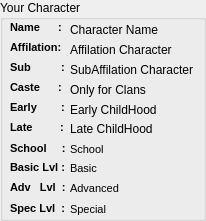
   <widget class="QGroupBox" name="groupBox_21">
    <property name="geometry">
     <rect>
      <x>540</x>
      <y>270</y>
      <width>206</width>
      <height>221</height>
     </rect>
    </property>
    <property name="title">
     <string>Your Character</string>
    </property>
    <widget class="QLabel" name="label_47">
     <property name="geometry">
      <rect>
       <x>10</x>
       <y>20</y>
       <width>61</width>
       <height>16</height>
      </rect>
     </property>
     <property name="text">
      <string>&lt;!DOCTYPE HTML PUBLIC &quot;-//W3C//DTD HTML 4.0//EN&quot; &quot;http://www.w3.org/TR/REC-html40/strict.dtd&quot;&gt;
&lt;html&gt;&lt;head&gt;&lt;meta name=&quot;qrichtext&quot; content=&quot;1&quot; /&gt;&lt;style type=&quot;text/css&quot;&gt;
p, li { white-space: pre-wrap; }
&lt;/style&gt;&lt;/head&gt;&lt;body style=&quot; font-family:'MS Shell Dlg 2'; font-size:8.25pt; font-weight:400; font-style:normal;&quot;&gt;
&lt;p align=&quot;justify&quot; style=&quot; margin-top:0px; margin-bottom:0px; margin-left:0px; margin-right:0px; -qt-block-indent:0; text-indent:0px;&quot;&gt;&lt;span style=&quot; font-size:8pt; font-weight:600;&quot;&gt;Name      :&lt;/span&gt;&lt;/p&gt;&lt;/body&gt;&lt;/html&gt;</string>
     </property>
    </widget>
    <widget class="QLabel" name="S4NameLabel">
     <property name="geometry">
      <rect>
       <x>70</x>
       <y>20</y>
       <width>131</width>
       <height>20</height>
      </rect>
     </property>
     <property name="text">
      <string>Character Name</string>
     </property>
    </widget>
    <widget class="QLabel" name="label_48">
     <property name="geometry">
      <rect>
       <x>10</x>
       <y>40</y>
       <width>61</width>
       <height>16</height>
      </rect>
     </property>
     <property name="text">
      <string>&lt;!DOCTYPE HTML PUBLIC &quot;-//W3C//DTD HTML 4.0//EN&quot; &quot;http://www.w3.org/TR/REC-html40/strict.dtd&quot;&gt;
&lt;html&gt;&lt;head&gt;&lt;meta name=&quot;qrichtext&quot; content=&quot;1&quot; /&gt;&lt;style type=&quot;text/css&quot;&gt;
p, li { white-space: pre-wrap; }
&lt;/style&gt;&lt;/head&gt;&lt;body style=&quot; font-family:'MS Shell Dlg 2'; font-size:8.25pt; font-weight:400; font-style:normal;&quot;&gt;
&lt;p style=&quot; margin-top:0px; margin-bottom:0px; margin-left:0px; margin-right:0px; -qt-block-indent:0; text-indent:0px;&quot;&gt;&lt;span style=&quot; font-size:8pt; font-weight:600;&quot;&gt;Affilation:&lt;/span&gt;&lt;/p&gt;&lt;/body&gt;&lt;/html&gt;</string>
     </property>
    </widget>
    <widget class="QLabel" name="S4AffLabel">
     <property name="geometry">
      <rect>
       <x>70</x>
       <y>40</y>
       <width>131</width>
       <height>20</height>
      </rect>
     </property>
     <property name="text">
      <string>Affilation Character</string>
     </property>
    </widget>
    <widget class="QLabel" name="label_49">
     <property name="geometry">
      <rect>
       <x>10</x>
       <y>60</y>
       <width>61</width>
       <height>16</height>
      </rect>
     </property>
     <property name="text">
      <string>&lt;!DOCTYPE HTML PUBLIC &quot;-//W3C//DTD HTML 4.0//EN&quot; &quot;http://www.w3.org/TR/REC-html40/strict.dtd&quot;&gt;
&lt;html&gt;&lt;head&gt;&lt;meta name=&quot;qrichtext&quot; content=&quot;1&quot; /&gt;&lt;style type=&quot;text/css&quot;&gt;
p, li { white-space: pre-wrap; }
&lt;/style&gt;&lt;/head&gt;&lt;body style=&quot; font-family:'MS Shell Dlg 2'; font-size:8.25pt; font-weight:400; font-style:normal;&quot;&gt;
&lt;p style=&quot; margin-top:0px; margin-bottom:0px; margin-left:0px; margin-right:0px; -qt-block-indent:0; text-indent:0px;&quot;&gt;&lt;span style=&quot; font-size:8pt; font-weight:600;&quot;&gt;Sub          :&lt;/span&gt;&lt;/p&gt;&lt;/body&gt;&lt;/html&gt;</string>
     </property>
    </widget>
    <widget class="QLabel" name="S4SubAffLabel">
     <property name="geometry">
      <rect>
       <x>70</x>
       <y>60</y>
       <width>131</width>
       <height>20</height>
      </rect>
     </property>
     <property name="text">
      <string>SubAffilation Character</string>
     </property>
    </widget>
    <widget class="QLabel" name="label_50">
     <property name="geometry">
      <rect>
       <x>10</x>
       <y>80</y>
       <width>61</width>
       <height>16</height>
      </rect>
     </property>
     <property name="text">
      <string>&lt;!DOCTYPE HTML PUBLIC &quot;-//W3C//DTD HTML 4.0//EN&quot; &quot;http://www.w3.org/TR/REC-html40/strict.dtd&quot;&gt;
&lt;html&gt;&lt;head&gt;&lt;meta name=&quot;qrichtext&quot; content=&quot;1&quot; /&gt;&lt;style type=&quot;text/css&quot;&gt;
p, li { white-space: pre-wrap; }
&lt;/style&gt;&lt;/head&gt;&lt;body style=&quot; font-family:'MS Shell Dlg 2'; font-size:8.25pt; font-weight:400; font-style:normal;&quot;&gt;
&lt;p style=&quot; margin-top:0px; margin-bottom:0px; margin-left:0px; margin-right:0px; -qt-block-indent:0; text-indent:0px;&quot;&gt;&lt;span style=&quot; font-size:8pt; font-weight:600;&quot;&gt;Caste      :&lt;/span&gt;&lt;/p&gt;&lt;/body&gt;&lt;/html&gt;</string>
     </property>
    </widget>
    <widget class="QLabel" name="S4CasteLabel">
     <property name="geometry">
      <rect>
       <x>70</x>
       <y>80</y>
       <width>131</width>
       <height>20</height>
      </rect>
     </property>
     <property name="text">
      <string>Only for Clans</string>
     </property>
    </widget>
    <widget class="QLabel" name="label_51">
     <property name="geometry">
      <rect>
       <x>10</x>
       <y>100</y>
       <width>61</width>
       <height>16</height>
      </rect>
     </property>
     <property name="text">
      <string>&lt;!DOCTYPE HTML PUBLIC &quot;-//W3C//DTD HTML 4.0//EN&quot; &quot;http://www.w3.org/TR/REC-html40/strict.dtd&quot;&gt;
&lt;html&gt;&lt;head&gt;&lt;meta name=&quot;qrichtext&quot; content=&quot;1&quot; /&gt;&lt;style type=&quot;text/css&quot;&gt;
p, li { white-space: pre-wrap; }
&lt;/style&gt;&lt;/head&gt;&lt;body style=&quot; font-family:'MS Shell Dlg 2'; font-size:8.25pt; font-weight:400; font-style:normal;&quot;&gt;
&lt;p style=&quot; margin-top:0px; margin-bottom:0px; margin-left:0px; margin-right:0px; -qt-block-indent:0; text-indent:0px;&quot;&gt;&lt;span style=&quot; font-size:8pt; font-weight:600;&quot;&gt;Early        :&lt;/span&gt;&lt;/p&gt;&lt;/body&gt;&lt;/html&gt;</string>
     </property>
    </widget>
    <widget class="QLabel" name="S4EarlyLabel">
     <property name="geometry">
      <rect>
       <x>70</x>
       <y>100</y>
       <width>131</width>
       <height>20</height>
      </rect>
     </property>
     <property name="text">
      <string>Early ChildHood</string>
     </property>
    </widget>
    <widget class="QLabel" name="label_52">
     <property name="geometry">
      <rect>
       <x>10</x>
       <y>120</y>
       <width>61</width>
       <height>16</height>
      </rect>
     </property>
     <property name="text">
      <string>&lt;!DOCTYPE HTML PUBLIC &quot;-//W3C//DTD HTML 4.0//EN&quot; &quot;http://www.w3.org/TR/REC-html40/strict.dtd&quot;&gt;
&lt;html&gt;&lt;head&gt;&lt;meta name=&quot;qrichtext&quot; content=&quot;1&quot; /&gt;&lt;style type=&quot;text/css&quot;&gt;
p, li { white-space: pre-wrap; }
&lt;/style&gt;&lt;/head&gt;&lt;body style=&quot; font-family:'MS Shell Dlg 2'; font-size:8.25pt; font-weight:400; font-style:normal;&quot;&gt;
&lt;p style=&quot; margin-top:0px; margin-bottom:0px; margin-left:0px; margin-right:0px; -qt-block-indent:0; text-indent:0px;&quot;&gt;&lt;span style=&quot; font-size:8pt; font-weight:600;&quot;&gt;Late         :&lt;/span&gt;&lt;/p&gt;&lt;/body&gt;&lt;/html&gt;</string>
     </property>
    </widget>
    <widget class="QLabel" name="S4LateLabel">
     <property name="geometry">
      <rect>
       <x>70</x>
       <y>119</y>
       <width>131</width>
       <height>20</height>
      </rect>
     </property>
     <property name="text">
      <string>Late ChildHood</string>
     </property>
    </widget>
    <widget class="QLabel" name="label_53">
     <property name="geometry">
      <rect>
       <x>10</x>
       <y>141</y>
       <width>61</width>
       <height>16</height>
      </rect>
     </property>
     <property name="text">
      <string>&lt;!DOCTYPE HTML PUBLIC &quot;-//W3C//DTD HTML 4.0//EN&quot; &quot;http://www.w3.org/TR/REC-html40/strict.dtd&quot;&gt;
&lt;html&gt;&lt;head&gt;&lt;meta name=&quot;qrichtext&quot; content=&quot;1&quot; /&gt;&lt;style type=&quot;text/css&quot;&gt;
p, li { white-space: pre-wrap; }
&lt;/style&gt;&lt;/head&gt;&lt;body style=&quot; font-family:'MS Shell Dlg 2'; font-size:8.25pt; font-weight:400; font-style:normal;&quot;&gt;
&lt;p style=&quot; margin-top:0px; margin-bottom:0px; margin-left:0px; margin-right:0px; -qt-block-indent:0; text-indent:0px;&quot;&gt;&lt;span style=&quot; font-size:8pt; font-weight:600;&quot;&gt;School     :&lt;/span&gt;&lt;/p&gt;&lt;/body&gt;&lt;/html&gt;</string>
     </property>
    </widget>
    <widget class="QLabel" name="S4SchoolLabel">
     <property name="geometry">
      <rect>
       <x>70</x>
       <y>140</y>
       <width>131</width>
       <height>20</height>
      </rect>
     </property>
     <property name="text">
      <string>&lt;!DOCTYPE HTML PUBLIC &quot;-//W3C//DTD HTML 4.0//EN&quot; &quot;http://www.w3.org/TR/REC-html40/strict.dtd&quot;&gt;
&lt;html&gt;&lt;head&gt;&lt;meta name=&quot;qrichtext&quot; content=&quot;1&quot; /&gt;&lt;style type=&quot;text/css&quot;&gt;
p, li { white-space: pre-wrap; }
&lt;/style&gt;&lt;/head&gt;&lt;body style=&quot; font-family:'MS Shell Dlg 2'; font-size:8.25pt; font-weight:400; font-style:normal;&quot;&gt;
&lt;p style=&quot; margin-top:0px; margin-bottom:0px; margin-left:0px; margin-right:0px; -qt-block-indent:0; text-indent:0px;&quot;&gt;&lt;span style=&quot; font-size:8pt;&quot;&gt;School&lt;/span&gt;&lt;/p&gt;&lt;/body&gt;&lt;/html&gt;</string>
     </property>
    </widget>
    <widget class="QLabel" name="S4BasicSchoolLabel">
     <property name="geometry">
      <rect>
       <x>70</x>
       <y>159</y>
       <width>131</width>
       <height>20</height>
      </rect>
     </property>
     <property name="text">
      <string>&lt;!DOCTYPE HTML PUBLIC &quot;-//W3C//DTD HTML 4.0//EN&quot; &quot;http://www.w3.org/TR/REC-html40/strict.dtd&quot;&gt;
&lt;html&gt;&lt;head&gt;&lt;meta name=&quot;qrichtext&quot; content=&quot;1&quot; /&gt;&lt;style type=&quot;text/css&quot;&gt;
p, li { white-space: pre-wrap; }
&lt;/style&gt;&lt;/head&gt;&lt;body style=&quot; font-family:'MS Shell Dlg 2'; font-size:8.25pt; font-weight:400; font-style:normal;&quot;&gt;
&lt;p style=&quot; margin-top:0px; margin-bottom:0px; margin-left:0px; margin-right:0px; -qt-block-indent:0; text-indent:0px;&quot;&gt;&lt;span style=&quot; font-size:8pt;&quot;&gt;Basic&lt;/span&gt;&lt;/p&gt;&lt;/body&gt;&lt;/html&gt;</string>
     </property>
    </widget>
    <widget class="QLabel" name="label_54">
     <property name="geometry">
      <rect>
       <x>10</x>
       <y>160</y>
       <width>61</width>
       <height>16</height>
      </rect>
     </property>
     <property name="text">
      <string>&lt;!DOCTYPE HTML PUBLIC &quot;-//W3C//DTD HTML 4.0//EN&quot; &quot;http://www.w3.org/TR/REC-html40/strict.dtd&quot;&gt;
&lt;html&gt;&lt;head&gt;&lt;meta name=&quot;qrichtext&quot; content=&quot;1&quot; /&gt;&lt;style type=&quot;text/css&quot;&gt;
p, li { white-space: pre-wrap; }
&lt;/style&gt;&lt;/head&gt;&lt;body style=&quot; font-family:'MS Shell Dlg 2'; font-size:8.25pt; font-weight:400; font-style:normal;&quot;&gt;
&lt;p style=&quot; margin-top:0px; margin-bottom:0px; margin-left:0px; margin-right:0px; -qt-block-indent:0; text-indent:0px;&quot;&gt;&lt;span style=&quot; font-size:8pt; font-weight:600;&quot;&gt;Basic Lvl :&lt;/span&gt;&lt;/p&gt;&lt;/body&gt;&lt;/html&gt;</string>
     </property>
    </widget>
    <widget class="QLabel" name="S4AdvSchoolLabel">
     <property name="geometry">
      <rect>
       <x>70</x>
       <y>179</y>
       <width>131</width>
       <height>20</height>
      </rect>
     </property>
     <property name="text">
      <string>&lt;!DOCTYPE HTML PUBLIC &quot;-//W3C//DTD HTML 4.0//EN&quot; &quot;http://www.w3.org/TR/REC-html40/strict.dtd&quot;&gt;
&lt;html&gt;&lt;head&gt;&lt;meta name=&quot;qrichtext&quot; content=&quot;1&quot; /&gt;&lt;style type=&quot;text/css&quot;&gt;
p, li { white-space: pre-wrap; }
&lt;/style&gt;&lt;/head&gt;&lt;body style=&quot; font-family:'MS Shell Dlg 2'; font-size:8.25pt; font-weight:400; font-style:normal;&quot;&gt;
&lt;p style=&quot; margin-top:0px; margin-bottom:0px; margin-left:0px; margin-right:0px; -qt-block-indent:0; text-indent:0px;&quot;&gt;&lt;span style=&quot; font-size:8pt;&quot;&gt;Advanced&lt;/span&gt;&lt;/p&gt;&lt;/body&gt;&lt;/html&gt;</string>
     </property>
    </widget>
    <widget class="QLabel" name="label_55">
     <property name="geometry">
      <rect>
       <x>10</x>
       <y>180</y>
       <width>61</width>
       <height>16</height>
      </rect>
     </property>
     <property name="text">
      <string>&lt;!DOCTYPE HTML PUBLIC &quot;-//W3C//DTD HTML 4.0//EN&quot; &quot;http://www.w3.org/TR/REC-html40/strict.dtd&quot;&gt;
&lt;html&gt;&lt;head&gt;&lt;meta name=&quot;qrichtext&quot; content=&quot;1&quot; /&gt;&lt;style type=&quot;text/css&quot;&gt;
p, li { white-space: pre-wrap; }
&lt;/style&gt;&lt;/head&gt;&lt;body style=&quot; font-family:'MS Shell Dlg 2'; font-size:8.25pt; font-weight:400; font-style:normal;&quot;&gt;
&lt;p style=&quot; margin-top:0px; margin-bottom:0px; margin-left:0px; margin-right:0px; -qt-block-indent:0; text-indent:0px;&quot;&gt;&lt;span style=&quot; font-size:8pt; font-weight:600;&quot;&gt;Adv   Lvl  :&lt;/span&gt;&lt;/p&gt;&lt;/body&gt;&lt;/html&gt;</string>
     </property>
    </widget>
    <widget class="QLabel" name="label_56">
     <property name="geometry">
      <rect>
       <x>10</x>
       <y>201</y>
       <width>61</width>
       <height>16</height>
      </rect>
     </property>
     <property name="text">
      <string>&lt;!DOCTYPE HTML PUBLIC &quot;-//W3C//DTD HTML 4.0//EN&quot; &quot;http://www.w3.org/TR/REC-html40/strict.dtd&quot;&gt;
&lt;html&gt;&lt;head&gt;&lt;meta name=&quot;qrichtext&quot; content=&quot;1&quot; /&gt;&lt;style type=&quot;text/css&quot;&gt;
p, li { white-space: pre-wrap; }
&lt;/style&gt;&lt;/head&gt;&lt;body style=&quot; font-family:'MS Shell Dlg 2'; font-size:8.25pt; font-weight:400; font-style:normal;&quot;&gt;
&lt;p style=&quot; margin-top:0px; margin-bottom:0px; margin-left:0px; margin-right:0px; -qt-block-indent:0; text-indent:0px;&quot;&gt;&lt;span style=&quot; font-size:8pt; font-weight:600;&quot;&gt;Spec Lvl  :&lt;/span&gt;&lt;/p&gt;&lt;/body&gt;&lt;/html&gt;</string>
     </property>
    </widget>
    <widget class="QLabel" name="S4SpecSchoolLabel">
     <property name="geometry">
      <rect>
       <x>70</x>
       <y>200</y>
       <width>131</width>
       <height>20</height>
      </rect>
     </property>
     <property name="text">
      <string>&lt;!DOCTYPE HTML PUBLIC &quot;-//W3C//DTD HTML 4.0//EN&quot; &quot;http://www.w3.org/TR/REC-html40/strict.dtd&quot;&gt;
&lt;html&gt;&lt;head&gt;&lt;meta name=&quot;qrichtext&quot; content=&quot;1&quot; /&gt;&lt;style type=&quot;text/css&quot;&gt;
p, li { white-space: pre-wrap; }
&lt;/style&gt;&lt;/head&gt;&lt;body style=&quot; font-family:'MS Shell Dlg 2'; font-size:8.25pt; font-weight:400; font-style:normal;&quot;&gt;
&lt;p style=&quot; margin-top:0px; margin-bottom:0px; margin-left:0px; margin-right:0px; -qt-block-indent:0; text-indent:0px;&quot;&gt;&lt;span style=&quot; font-size:8pt;&quot;&gt;Special&lt;/span&gt;&lt;/p&gt;&lt;/body&gt;&lt;/html&gt;</string>
     </property>
    </widget>
   </widget>
